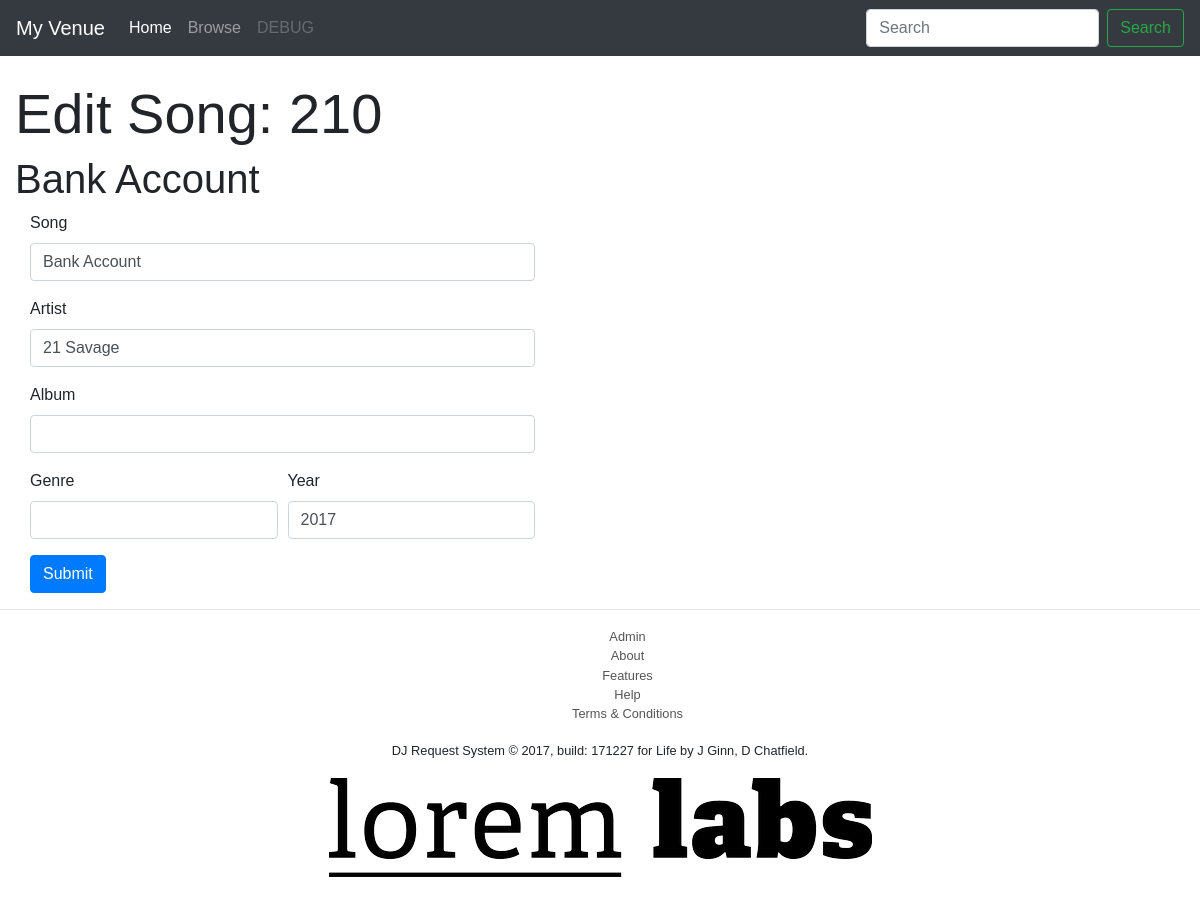
/songs/functions/func_edit_song.php?song_id=210, run on the app's committed database.
### tables this page shows
CREATE TABLE `songs` (
  `song_id` int(11) NOT NULL,
  `song_name` text NOT NULL,
  `song_artist` text NOT NULL,
  `song_album` varchar(50) NOT NULL COMMENT 'Song Album',
  `song_genre` text NOT NULL,
  `song_year` int(4) NOT NULL
);

### songs/functions/func_edit_song.php (the view, shortened to what this page needs)
<?php
	include($_SERVER["DOCUMENT_ROOT"] . "/djx/djx/partials/header.php");
?>
<head>
</head>
<body>
	<div class="fluid-container">
		<div class="col-md-12">
			<div class="row">
				<div class="col-md-11">
					<br>
					<?php
					$artist = "Edit Song: " . urldecode($_GET['song_id']);
					echo "<h1 class='display-4'>$artist</h1>";
					?>
					<?php
					$UID = (int)$_GET["song_id"];
					$terms = "SELECT * FROM songs WHERE song_id = '$UID'";
					$query = mysqli_query($mysqli, $terms);
					if(mysqli_num_rows($query) > 0){
						while($row = mysqli_fetch_array($query)){
							$song_name = $row['song_name'];
							$artist = $row['song_artist'];
							$album = $row['song_album'];
							$genre = $row['song_genre'];
							$year = $row['song_year'];
						echo "<h1 class='text-left'>" . $row['song_name'] . "</h1>";
						}
					?>
					<div class="col-md-6">
						<form action="func_update_song.php" method="post">
							<div class="form-group">
								<label>Song</label>
								<input class="form-control" onchange="valid()" type="text" id="ud_song_name" name="ud_song_name" value="<?=$song_name?>"></input>
							</div>
							<div class="form-group">
								<label>Artist</label>
								<input class="form-control" type="text" name="ud_artist" value="<?=$artist?>"></input>
							</div>
							<div class="form-group">
								<label>Album</label>
								<input class="form-control" type="text" name="ud_album" value="<?=$album?>"></input>
							</div>
							<div class="form-row">
								<div class="form-group col-md-6">
									<label>Genre</label>
									<input class="form-control" type="text" name="ud_genre" value="<?=$genre?>"></input>
								</div>
								<div class="form-group col-md-6">
									<label>Year</label>
									<input class="form-control" type="text" name="ud_year" value="<?=$year?>"></input>
								</div>
							</div>
							<button class="btn btn-primary" name="add_song" type="submit" value="Submit">Submit</button>
						</form>
					</div>
					<?php
					} else{
						echo "<p>No songs were found.</p>";
						echo '<a href="javascript:history.back()">Go back</a>';
					}
					?>
				</div>
			</div>
		</div>
	</div>
</body>
<?php include($_SERVER["DOCUMENT_ROOT"] . "/djx/djx/partials/footer.php"); ?>

### css/custom.css (style rules this page uses)
body { font-family: 'Alegreya Sans', sans-serif; }

### data on the page
songs: song_name "Bank Account", ud_song_name "Bank Account", ud_artist "21 Savage", ud_year "2017"

### other printed values
$VenueName "My Venue"
$artist "Edit Song: 210"
